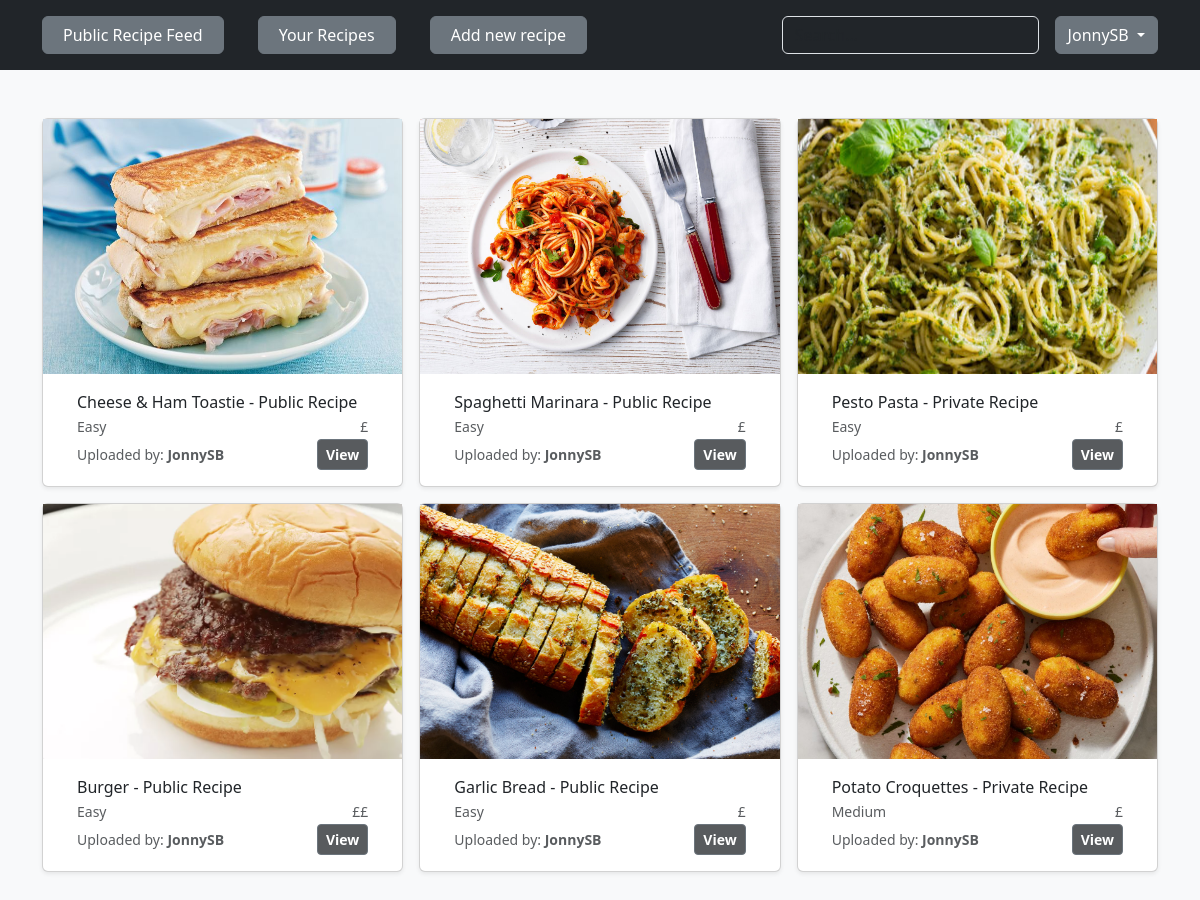
The page /recipes/private_feed/ (signed in) on the database its author committed.
### recipes/models.py (models this page shows, shortened)
class Recipe(models.Model):
    recipe_name = models.CharField(max_length=200)
    recipe_image = models.ImageField(upload_to=recipe_image_file_path)
    MEAL_TIME_CHOICES = [
        ('b', 'Breakfast'),
        ('l', 'Lunch'),
        ('d', 'Dinner'),
        ('s', 'Snack'),
    ]
    meal_time = models.CharField(
        max_length=1, choices=MEAL_TIME_CHOICES, default='b')
    ingredients = models.ManyToManyField('Ingredient')
    COST_CHOICES = [
        ('1', '£'),
        ('2', '££'),
        ('3', '£££'),
        ('4', '££££'),
    ]
    cost = models.CharField(max_length=1, choices=COST_CHOICES, default='1')
    instructions = models.TextField(max_length=800)
    DIFFICULTY_CHOICES = [
        ('e', 'Easy'),
        ('m', 'Medium'),
        ('d', 'Difficult'),
        ('p', 'Pro'),
    ]
    difficulty_level = models.CharField(max_length=1,
                                        choices=DIFFICULTY_CHOICES,
                                        default='e')
    tags = models.ManyToManyField('Tag')
    recipe_author = models.ForeignKey(User, on_delete=models.CASCADE)
    uploaded_date = models.DateField(auto_now_add=True)
    VISIBILITY_CHOICES = [
        ('pu', 'Public'),
        ('pr', 'Private'),
    ]
    visibility = models.CharField(
        max_length=2, choices=VISIBILITY_CHOICES, default='pu')

### recipes/views.py (the view)
# urls.py: path('private_feed/', views.private_feed, name='private_feed'),
@login_required
def private_feed(request):
    users_recipes = Recipe.objects.filter(recipe_author__exact=request.user)
    context = {'recipes': users_recipes}
    return render(request, 'recipes/private_feed.html', context)

### recipes/templates/recipes/private_feed.html (shortened to what this page needs)
{% extends 'base.html' %} {% block content %}
<div class="album py-5 bg-body-tertiary">
  <div class="container">
    <div class="row row-cols-1 row-cols-sm-2 row-cols-md-3 g-3">
      {% for recipe in recipes %}
      <div class="col">
        <div class="card shadow-sm">
          <img
            src="{{recipe.recipe_image.url}}"
            width="100%"
            height="255"
            object-fit="cover"
          />
          <div class="card-body increase_card_text_padding">
            <p class="card-text reduce_bottom_margin">
              {{recipe.recipe_name}} - {{recipe.get_visibility_display}} Recipe
            </p>
            <div
              class="d-flex justify-content-between align-items-center"
              style="font-size: 14px"
            >
              <p class="text-body-secondary reduce_bottom_margin">
                {{recipe.get_difficulty_level_display}}
              </p>
              <p class="text-body-secondary reduce_bottom_margin">
                {{recipe.get_cost_display}}
              </p>
            </div>
            <div class="d-flex justify-content-between align-items-center">
              <small class="text-body-secondary"
                >Uploaded by:
                <span class="recipe-card-author"
                  >{{recipe.recipe_author}}</span
                ></small
              >
              <div class="btn-group">
                <button
                  type="button"
                  class="btn btn-sm btn-outline-secondary view-recipe-btn"
                >
                  <a
                    href="{% url 'recipe_detail' recipe.pk %}"
                    class="view-recipe-text"
                  >
                    View
                  </a>
                </button>
              </div>
            </div>
          </div>
        </div>
      </div>
      {% endfor %}
    </div>
  </div>
</div>
{% endblock %}

### templates/nav_bar.html (shortened to what this page needs)
<header class="p-3 text-bg-dark">
  <div class="container">
    <div
      class="d-flex flex-wrap align-items-center justify-content-center justify-content-lg-start"
    >
      {% if user.is_authenticated %}
      <ul class="col-12 col-lg-auto me-lg-auto mb-md-0 nav-bar-options">
        <button type="button" class="btn btn-secondary nav-button-options">
          <a
            href="{% url 'home' %}"
            class="nav-link px-2 text-white nav-bar-options"
            >Public Recipe Feed</a
          >
        </button>
        <button type="button" class="btn btn-secondary nav-button-options">
          <a
            href="{% url 'private_feed' %}"
            class="nav-link px-2 text-white nav-bar-options"
            >Your Recipes</a
          >
        </button>
        <button type="button" class="btn btn-secondary nav-button-options">
          <a
            href="{% url 'add_recipe' %}"
            class="nav-link px-2 text-white nav-bar-options"
            >Add new recipe</a
          >
        </button>
      </ul>
      <form class="col-12 col-lg-auto mb-3 mb-lg-0 me-lg-3" role="search">
        <input
          type="search"
          class="form-control form-control-dark text-bg-dark"
          placeholder="Search..."
          aria-label="Search"
        />
      </form>
      <div class="dropdown">
        <button
          class="btn btn-secondary dropdown-toggle"
          type="button"
          data-bs-toggle="dropdown"
          aria-expanded="false"
        >
          {{user}}
        </button>
      </div>
      {% endif %}
    </div>
  </div>
</header>

### static/css_styles/styles.css (style rules this page uses)
.nav-bar-options { padding-left: 0px; }
.nav-button-options { margin-right: 30px; }
.recipe-card-author { font-weight: 600; }
.reduce_bottom_margin { margin-bottom: 2px; }
.increase_card_text_padding { padding-left: 34px; padding-right: 34px; }
.view-recipe-btn { background-color: rgba(33, 37, 41, 0.75); }
.view-recipe-text { font-weight: 600; color: white; text-decoration: none; }

### rows shown on the page
Recipe: recipe_image (picture), recipe_name "Cheese & Ham Toastie", visibility "Public", difficulty_level "Easy", cost "£", recipe_author "JonnySB"
Recipe: recipe_image (picture), recipe_name "Spaghetti Marinara", visibility "Public", difficulty_level "Easy", cost "£", recipe_author "JonnySB"
Recipe: recipe_image (picture), recipe_name "Pesto Pasta", visibility "Private", difficulty_level "Easy", cost "£", recipe_author "JonnySB"
Recipe: recipe_image (picture), recipe_name "Burger", visibility "Public", difficulty_level "Easy", cost "££", recipe_author "JonnySB"
Recipe: recipe_image (picture), recipe_name "Garlic Bread", visibility "Public", difficulty_level "Easy", cost "£", recipe_author "JonnySB"
Recipe: recipe_image (picture), recipe_name "Potato Croquettes", visibility "Private", difficulty_level "Medium", cost "£", recipe_author "JonnySB"

### other values the page prints
{{ user }} "JonnySB"
